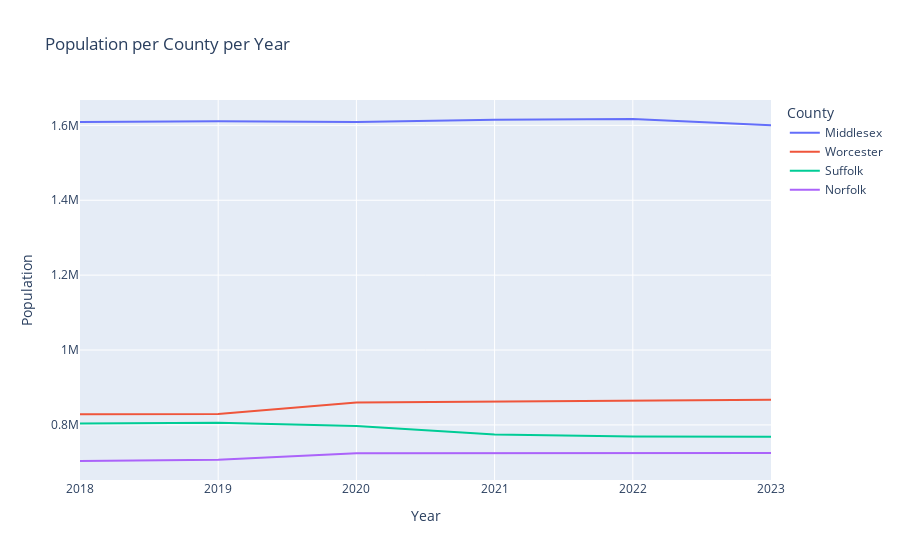

The notebook cell this image was saved under:
### Code cell
import pandas as pd
import plotly.express as px

countyPop = {
    'County': ['Middlesex', 'Middlesex', 'Middlesex', 'Middlesex', 'Middlesex', 'Middlesex', 
               'Worcester', 'Worcester', 'Worcester', 'Worcester', 'Worcester', 'Worcester', 
               'Suffolk', 'Suffolk', 'Suffolk', 'Suffolk', 'Suffolk', 'Suffolk', 
               'Norfolk', 'Norfolk', 'Norfolk', 'Norfolk', 'Norfolk', 'Norfolk'],
    'Population': ['1,609,000', '1,611,000', '1,609,000', '1,615,000', '1,617,000', '1,600,000', 
                   '828,600', '829,300', '859,700', '862,200', '862,900', '866,900', 
                   '804,000', '805,900', '797,200', '774,500', '768,800', '768,400', 
                   '703,600', '707,200', '724,600', '724,500', '725,500', '725,000'],
    'Year': [2018, 2019, 2020, 2021, 2022, 2023, 2018, 2019, 2020, 2021, 2022, 2023, 
             2018, 2019, 2020, 2021, 2022, 2023, 2018, 2019, 2020, 2021, 2022, 2023]
}

# Convert population to numeric
countyPop['Population'] = [int(pop.replace(',', '')) for pop in countyPop['Population']]

# Create DataFrame
df = pd.DataFrame(countyPop)

# Plotting the multi-series line chart with plotly
fig = px.line(df, x='Year', y='Population', color='County', title='Population per County per Year')

# Set labels
fig.update_layout(xaxis_title='Year', yaxis_title='Population')

# Show the plot
fig.show()

### Figure 1 — Plotly figure (JSON) as saved in the notebook; plotly's stock layout.template omitted (floating-point values rounded to 4 significant figures)
{"data": [{"hovertemplate": "County=Middlesex<br>Year=%{x}<br>Population=%{y}<extra></extra>", "legendgroup": "Middlesex", "line": {"color": "#636efa", "dash": "solid"}, "marker": {"symbol": "circle"}, "mode": "lines", "name": "Middlesex", "orientation": "v", "showlegend": true, "type": "scatter", "x": [2018, 2019, 2020, 2021, 2022, 2023], "xaxis": "x", "y": [1609000, 1611000, 1609000, 1615000, 1617000, 1600000], "yaxis": "y"}, {"hovertemplate": "County=Worcester<br>Year=%{x}<br>Population=%{y}<extra></extra>", "legendgroup": "Worcester", "line": {"color": "#EF553B", "dash": "solid"}, "marker": {"symbol": "circle"}, "mode": "lines", "name": "Worcester", "orientation": "v", "showlegend": true, "type": "scatter", "x": [2018, 2019, 2020, 2021, 2022, 2023], "xaxis": "x", "y": [828600, 829300, 859700, 862200, 862900, 866900], "yaxis": "y"}, {"hovertemplate": "County=Suffolk<br>Year=%{x}<br>Population=%{y}<extra></extra>", "legendgroup": "Suffolk", "line": {"color": "#00cc96", "dash": "solid"}, "marker": {"symbol": "circle"}, "mode": "lines", "name": "Suffolk", "orientation": "v", "showlegend": true, "type": "scatter", "x": [2018, 2019, 2020, 2021, 2022, 2023], "xaxis": "x", "y": [804000, 805900, 797200, 774500, 768800, 768400], "yaxis": "y"}, {"hovertemplate": "County=Norfolk<br>Year=%{x}<br>Population=%{y}<extra></extra>", "legendgroup": "Norfolk", "line": {"color": "#ab63fa", "dash": "solid"}, "marker": {"symbol": "circle"}, "mode": "lines", "name": "Norfolk", "orientation": "v", "showlegend": true, "type": "scatter", "x": [2018, 2019, 2020, 2021, 2022, 2023], "xaxis": "x", "y": [703600, 707200, 724600, 724500, 725500, 725000], "yaxis": "y"}], "layout": {"legend": {"title": {"text": "County"}, "tracegroupgap": 0}, "title": {"text": "Population per County per Year"}, "xaxis": {"anchor": "y", "domain": [0, 1], "title": {"text": "Year"}}, "yaxis": {"anchor": "x", "domain": [0, 1], "title": {"text": "Population"}}}}
